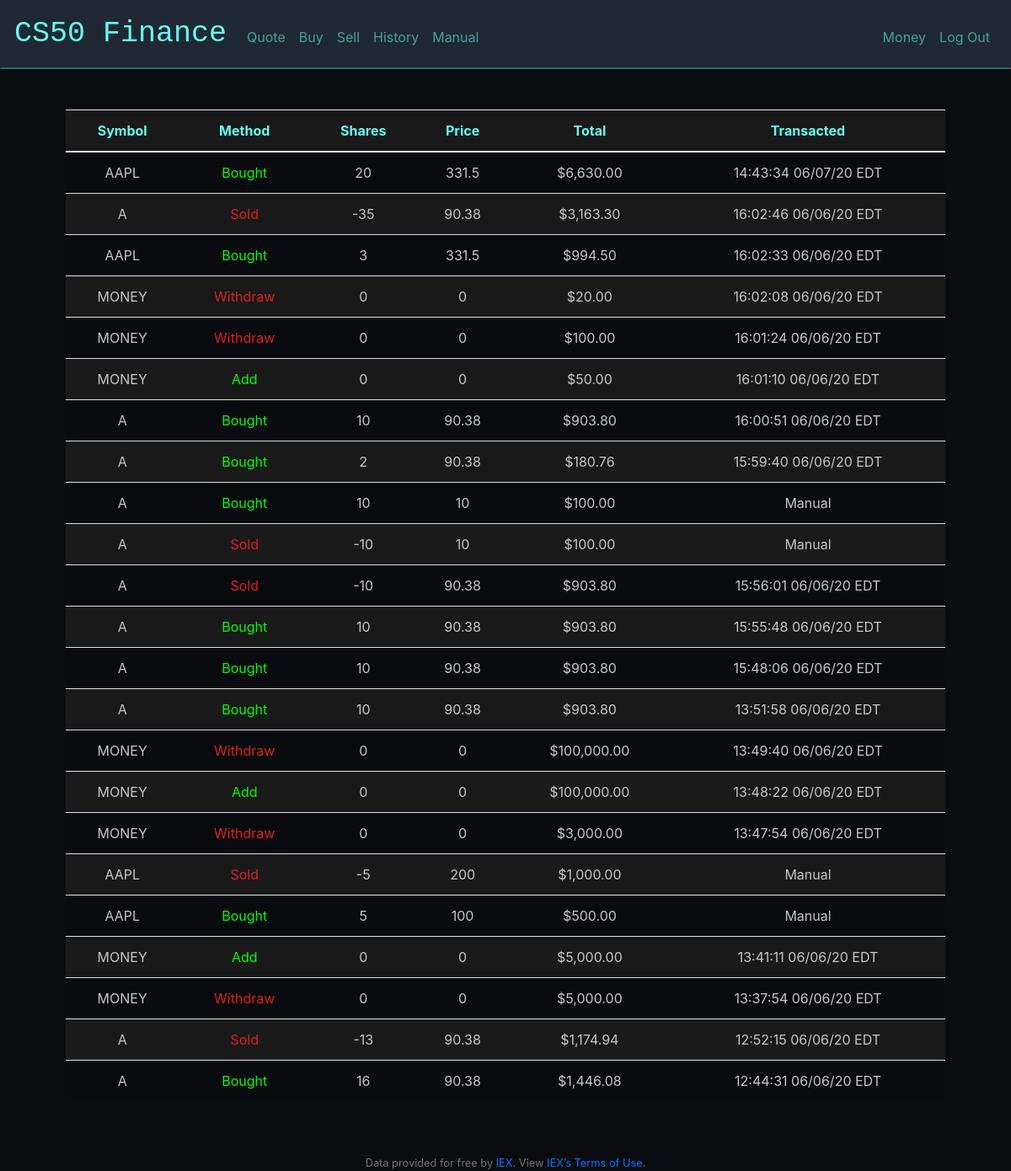
Page /history (signed in) on the committed database.
### tables this page shows
CREATE TABLE history ( order_id INTEGER PRIMARY KEY AUTOINCREMENT NOT NULL, method TEXT NOT NULL, shares INT NOT NULL, symbol TEXT NOT NULL, price NUMERIC NOT NULL, value TEXT NOT NULL, transacted TEXT NOT NULL, person_id INTEGER, FOREIGN KEY (person_id) REFERENCES users (id) );

### application.py (the view)
@app.route("/history")
@login_required
def history():
    historylist = db.execute("SELECT * FROM history WHERE person_id= :id ORDER BY order_id DESC", id=session["user_id"])
    return render_template("history.html", historylist = historylist)

### application.py (called while the page is built)
@app.after_request
def after_request(response):
    response.headers["Cache-Control"] = "no-cache, no-store, must-revalidate"
    response.headers["Expires"] = 0
    response.headers["Pragma"] = "no-cache"
    return response

### helpers.py (called while the page is built)
def login_required(f):
    @wraps(f)
    def decorated_function(*args, **kwargs):
        if session.get("user_id") is None:
            return redirect("/login")
        return f(*args, **kwargs)
    return decorated_function

### templates/history.html (shortened to what this page needs)
{% extends "layout.html" %}
{% block main %}
 <table class="table table-striped">
        <thead>
            <tr style="background-color: #1a1a1a!important; color:#66FCF1">
                <th>Symbol</th>
                <th>Method</th>
                <th>Shares</th>
                <th>Price</th>
                <th>Total</th>
                <th>Transacted</th>
            </tr>
        </thead>
        <tbody>
                {% for dict in historylist %}
                    {% if dict["method"] == "Bought" or dict["method"] == "Add" %}
                    <tr>
                        <td>{{ dict["symbol"] }}</td>
                        <td style="color:lime">{{ dict["method"] }}</td>
                        <td>{{ dict["shares"] }}</td>
                        <td>{{ dict["price"] }}</td>
                        <td>{{ dict["value"] }}</td>
                        <td>{{ dict["transacted"] }}</td>
                    </tr>
                    {% elif dict["method"] == "Sold" or dict["method"] == "Withdraw" %}
                    <tr>
                        <td>{{ dict["symbol"] }}</td>
                        <td style="color:#de2121">{{ dict["method"] }}</td>
                        <td>{{ dict["shares"] }}</td>
                        <td>{{ dict["price"] }}</td>
                        <td>{{ dict["value"] }}</td>
                        <td>{{ dict["transacted"] }}</td>
                    </tr>
                    {% endif %}
                {% endfor %}
        </tbody>
</table>
{% endblock %}

### static/styles.css (style rules this page uses)
tr:nth-child(even) { background-color: #1a1a1a!important; }

### rows in the picture
history: symbol "AAPL", method "Bought", shares "20", price "331.5", value "$6,630.00", transacted "14:43:34 06/07/20 EDT"
history: symbol "A", method "Sold", shares "-35", price "90.38", value "$3,163.30", transacted "16:02:46 06/06/20 EDT"
history: symbol "AAPL", method "Bought", shares "3", price "331.5", value "$994.50", transacted "16:02:33 06/06/20 EDT"
history: symbol "MONEY", method "Withdraw", shares "0", price "0", value "$20.00", transacted "16:02:08 06/06/20 EDT"
history: symbol "MONEY", method "Withdraw", shares "0", price "0", value "$100.00", transacted "16:01:24 06/06/20 EDT"
history: symbol "MONEY", method "Add", shares "0", price "0", value "$50.00", transacted "16:01:10 06/06/20 EDT"
history: symbol "A", method "Bought", shares "10", price "90.38", value "$903.80", transacted "16:00:51 06/06/20 EDT"
history: symbol "A", method "Bought", shares "2", price "90.38", value "$180.76", transacted "15:59:40 06/06/20 EDT"
history: symbol "A", method "Bought", shares "10", price "10", value "$100.00", transacted "Manual"
history: symbol "A", method "Sold", shares "-10", price "10", value "$100.00", transacted "Manual"
history: symbol "A", method "Sold", shares "-10", price "90.38", value "$903.80", transacted "15:56:01 06/06/20 EDT"
history: symbol "A", method "Bought", shares "10", price "90.38", value "$903.80", transacted "15:55:48 06/06/20 EDT"
history: symbol "A", method "Bought", shares "10", price "90.38", value "$903.80", transacted "15:48:06 06/06/20 EDT"
history: symbol "A", method "Bought", shares "10", price "90.38", value "$903.80", transacted "13:51:58 06/06/20 EDT"
history: symbol "MONEY", method "Withdraw", shares "0", price "0", value "$100,000.00", transacted "13:49:40 06/06/20 EDT"
history: symbol "MONEY", method "Add", shares "0", price "0", value "$100,000.00", transacted "13:48:22 06/06/20 EDT"
history: symbol "MONEY", method "Withdraw", shares "0", price "0", value "$3,000.00", transacted "13:47:54 06/06/20 EDT"
history: symbol "AAPL", method "Sold", shares "-5", price "200", value "$1,000.00", transacted "Manual"
history: symbol "AAPL", method "Bought", shares "5", price "100", value "$500.00", transacted "Manual"
history: symbol "MONEY", method "Add", shares "0", price "0", value "$5,000.00", transacted "13:41:11 06/06/20 EDT"
history: symbol "MONEY", method "Withdraw", shares "0", price "0", value "$5,000.00", transacted "13:37:54 06/06/20 EDT"
history: symbol "A", method "Sold", shares "-13", price "90.38", value "$1,174.94", transacted "12:52:15 06/06/20 EDT"
history: symbol "A", method "Bought", shares "16", price "90.38", value "$1,446.08", transacted "12:44:31 06/06/20 EDT"
